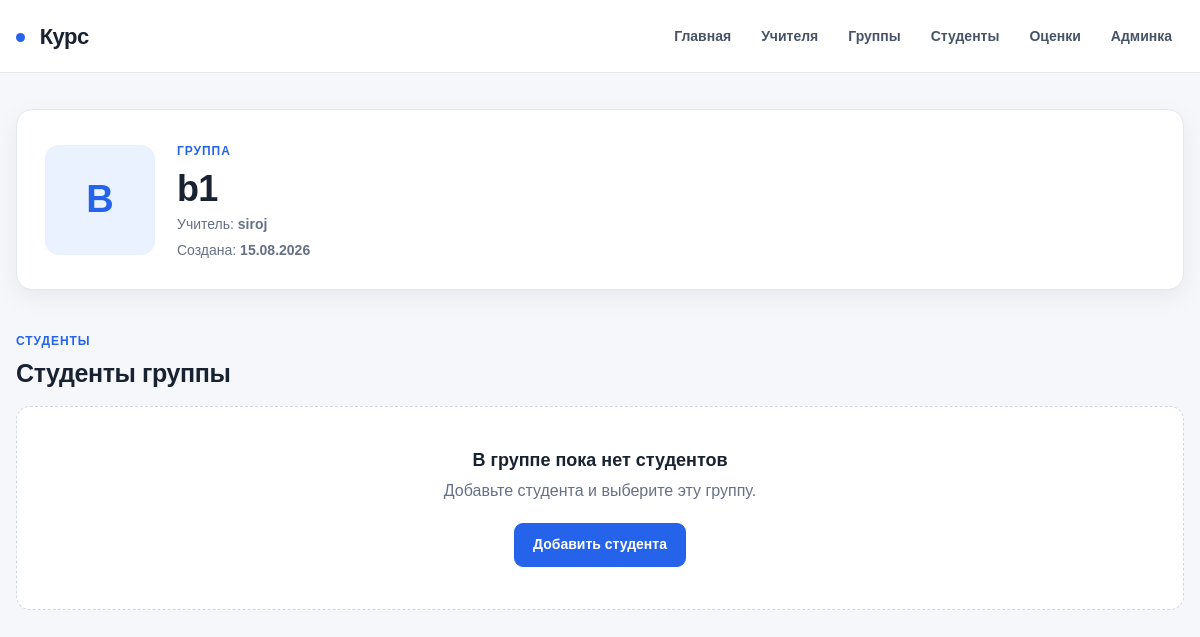
Page /groups/1/ on the committed database.
### exam/models.py (models this page shows, shortened)
class Group(models.Model):
    name = models.CharField(max_length=200, verbose_name='Название группы')
    mentor = models.ForeignKey(
        Teacher,
        on_delete=models.SET_NULL,
        null=True,
        blank=True,
        related_name='groups',
        verbose_name='Ментор'
    )
    created_at = models.DateTimeField(auto_now_add=True, verbose_name='Дата создания')
    class Meta:
        verbose_name="Группа"
        verbose_name_plural="Группы"

class Teacher(models.Model):
    DIRECTIONS = [
        ('backend', 'Back-End'),
        ('frontend', 'Front-End'),
        ('smm', 'SMM'),
    ]
    name = models.CharField(max_length=200, verbose_name='Имя')
    direction = models.CharField(max_length=20, choices=DIRECTIONS, verbose_name='Направление')
    class Meta:
        verbose_name="Учители"
        verbose_name_plural="Учителя"

### exam/views.py (the view)
# urls.py: path('groups/<int:pk>/', views.group_detail, name='group_detail'),
def group_detail(request, pk):
    group = get_object_or_404(Group, id=pk)
    students = group.students.all()
    return render(request, 'group_detail.html', {'group': group, 'students': students})

### exam/templates/group_detail.html (shortened to what this page needs)
{% extends 'base.html' %}
{% block content %}
<div class="detail-card">
    <div class="detail-top">
        <div>
            <div class="detail-avatar detail-avatar-placeholder">{{ group.name|first|upper }}</div>
        </div>
        <div class="detail-info">
            <span class="eyebrow">Группа</span>
            <h1>{{ group.name }}</h1>
            {% if group.mentor %}
                <p>Учитель: <strong>{{ group.mentor.name }}</strong></p>
            {% else %}
                <p>Учитель не назначен</p>
            {% endif %}
            <p>Создана: <strong>{{ group.created_at|date:"d.m.Y" }}</strong></p>
        </div>
    </div>
</div>
<div class="section-heading marks-heading">
    <div>
        <span class="eyebrow">Студенты</span>
        <h2>Студенты группы</h2>
    </div>
</div>
<div class="students">
    {% for student in students %}
        <article class="student-card">
            {% if student.avatar %}
                <img src="{{ student.avatar.url }}" alt="{{ student.name }}" class="student-avatar">
            {% else %}
                <div class="student-avatar student-avatar-placeholder">{{ student.name|first|upper }}</div>
            {% endif %}
            <div class="student-info">
                <h3>{{ student.name }}</h3>
                <p>Возраст: {{ student.age }}</p>
            </div>
            <div class="card-actions">
                <a href="{% url 'student_detail' student.id %}" class="card-link">Подробнее</a>
            </div>
        </article>
    {% empty %}
        <div class="empty-state">
            <h3>В группе пока нет студентов</h3>
            <p>Добавьте студента и выберите эту группу.</p>
            <a href="{% url 'student_create' %}" class="btn">Добавить студента</a>
        </div>
    {% endfor %}
</div>
{% endblock %}

### exam/static/css/style.css (style rules this page uses)
:root { --bg: #f5f7fb; --surface: #ffffff; --surface-soft: #f8fafc; --text: #182230; --muted: #667085; --border: #e4e7ec; --primary: #2563eb; --primary-dark: #1d4ed8; --primary-soft: #eff6ff; --danger: #dc2626; --danger-soft: #fef2f2; --shadow: 0 8px 24px rgba(15, 23, 42, .06); }
* { box-sizing: border-box; margin: 0; padding: 0; }
html { scroll-behavior: smooth; }
body { min-height: 100vh; background: var(--bg); color: var(--text); font-family: Arial, Helvetica, sans-serif; line-height: 1.5; }
a { color: inherit; text-decoration: none; }
button, a, input, select { -webkit-tap-highlight-color: transparent; }
h1, h2, h3, p { overflow-wrap: anywhere; }
h1 { font-size: 36px; line-height: 1.15; letter-spacing: -.8px; }
h2 { font-size: 25px; line-height: 1.2; letter-spacing: -.4px; }
h3 { font-size: 18px; line-height: 1.25; }
p { color: var(--muted); }
.eyebrow { display: inline-block; margin-bottom: 8px; color: var(--primary); font-size: 12px; font-weight: 800; letter-spacing: .08em; text-transform: uppercase; }
.btn { display: inline-flex; align-items: center; justify-content: center; min-height: 44px; padding: 0 18px; border: 1px solid var(--primary); border-radius: 9px; background: var(--primary); color: #fff; font-size: 14px; font-weight: 700; cursor: pointer; transition: background .15s ease, border-color .15s ease; }
.section-heading, .page-heading { display: flex; align-items: flex-end; justify-content: space-between; gap: 20px; margin-bottom: 18px; }
.students { display: grid; grid-template-columns: repeat(3, minmax(0, 1fr)); gap: 16px; }
.empty-state { grid-column: 1 / -1; padding: 42px 24px; border: 1px dashed #cfd6e4; border-radius: 14px; background: #fff; text-align: center; }
.empty-state h3 { margin-bottom: 7px; }
.empty-state p { margin-bottom: 20px; }
.detail-card { padding: 28px; border: 1px solid var(--border); border-radius: 16px; background: #fff; box-shadow: var(--shadow); }
.detail-top { display: flex; gap: 22px; align-items: center; }
.detail-avatar { width: 110px; height: 110px; border-radius: 14px; object-fit: cover; background: #eaf2ff; }
.detail-avatar-placeholder { display: grid; place-items: center; color: var(--primary); font-size: 38px; font-weight: 800; }
.detail-info p { margin-top: 5px; font-size: 14px; }
.marks-heading { margin-top: 38px; }

### rows in the picture
Group: name|first "B", name "b1", mentor.name "siroj", created_at "15.08.2026"
